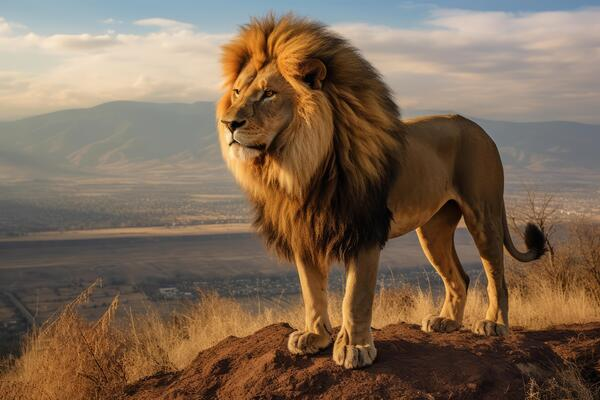
#> input picture image2.jpg, 600 x 400 px
$ python code2.py
#> lines starting #> are read from the running program, lines starting #| are printed output that depends on the picture; after the words box and inside, x2 and y2 are one past the last pixel; in counts of white or black regions, pixels touching at a corner belong together
import cv2
# Load the image
image = cv2.imread('image2.jpg')
#> image is the input picture: shape (400, 600, 3); mean B, G, R 84.3, 104.4, 126.1

# Display the image
cv2.imshow('Original Image', image)
cv2.waitKey(0)

# Convert to grayscale
gray = cv2.cvtColor(image, cv2.COLOR_BGR2GRAY)
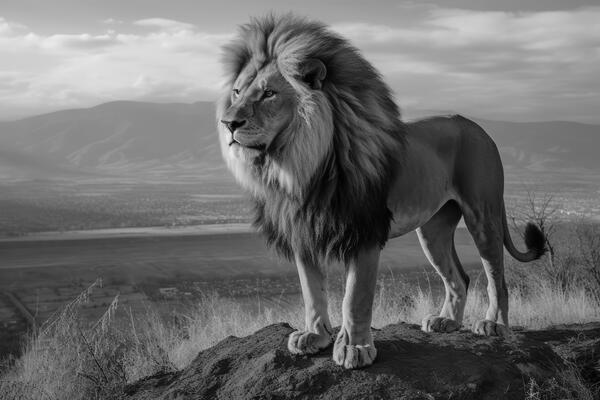
#> gray: shape (400, 600); min 0, max 238, mean 108.6

# Apply Gaussian Blur
blurred = cv2.GaussianBlur(gray, (5, 5), 0)

# Detect edges using Canny edge detector
edges = cv2.Canny(blurred, 50, 150)
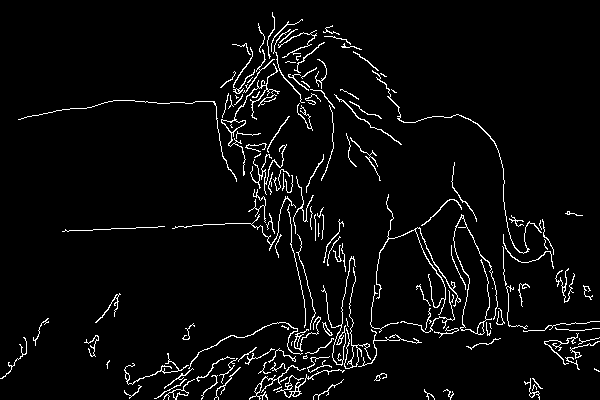
#> edges: shape (400, 600); 4.2% white in thin lines or dots

# Find contours
contours, _ = cv2.findContours(edges, cv2.RETR_EXTERNAL, cv2.CHAIN_APPROX_SIMPLE)
#> contours = 145 contours, 110 with area under 20; largest, box (x1, y1, x2, y2) and area: (221, 63, 280, 176) 240, (344, 267, 371, 369) 147, (453, 214, 498, 335) 120, (376, 194, 461, 315) 111, (276, 369, 345, 398) 104

# Draw contours on the original image
cv2.drawContours(image, contours, -1, (0, 255, 0), 3)
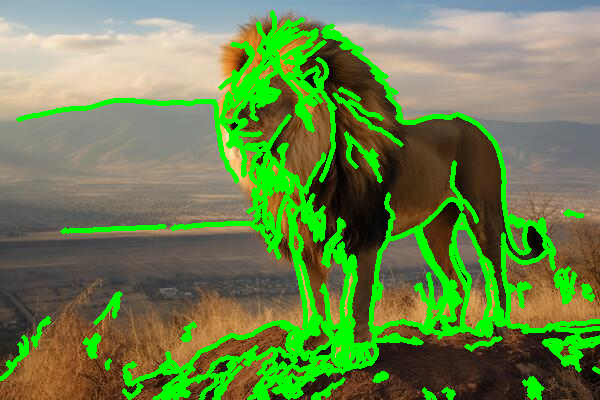
#> image: shape (400, 600, 3); 16.75% of pixels changed, all inside (x1, y1, x2, y2) = (0, 10, 600, 400)

# Display the result
cv2.imshow('Contour Detection', image)
cv2.waitKey(0)

# Close all windows
cv2.destroyAllWindows()
